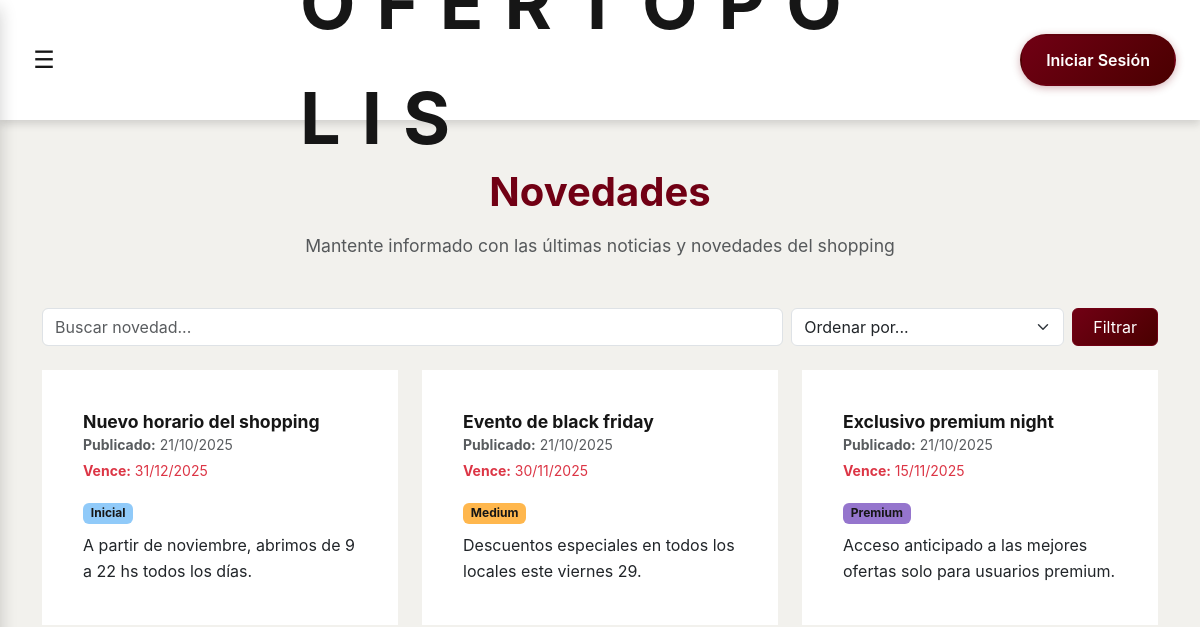
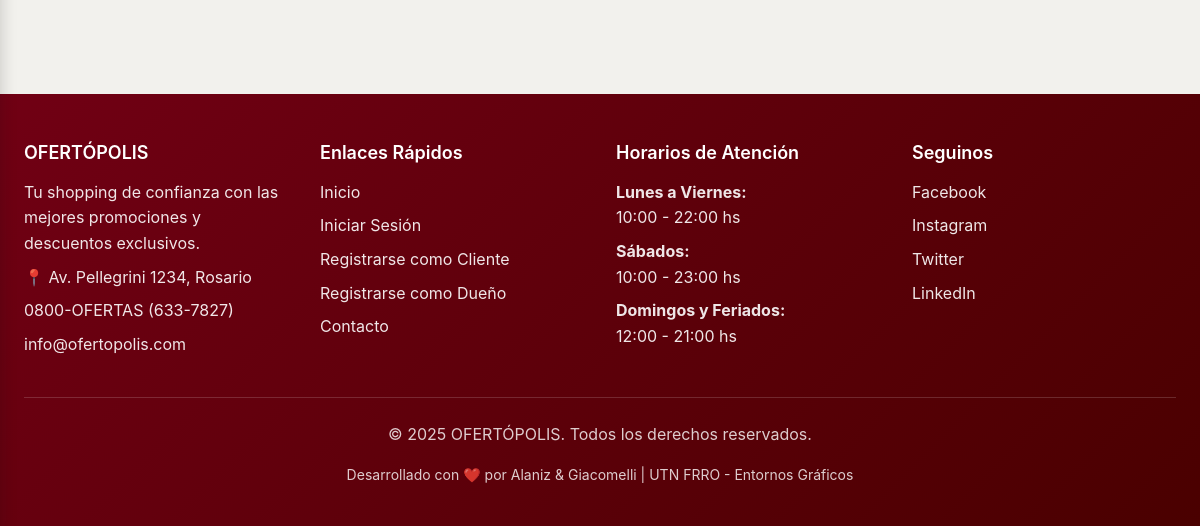
Page /novedades.php on the earlier database version (2 pictures, top to bottom).
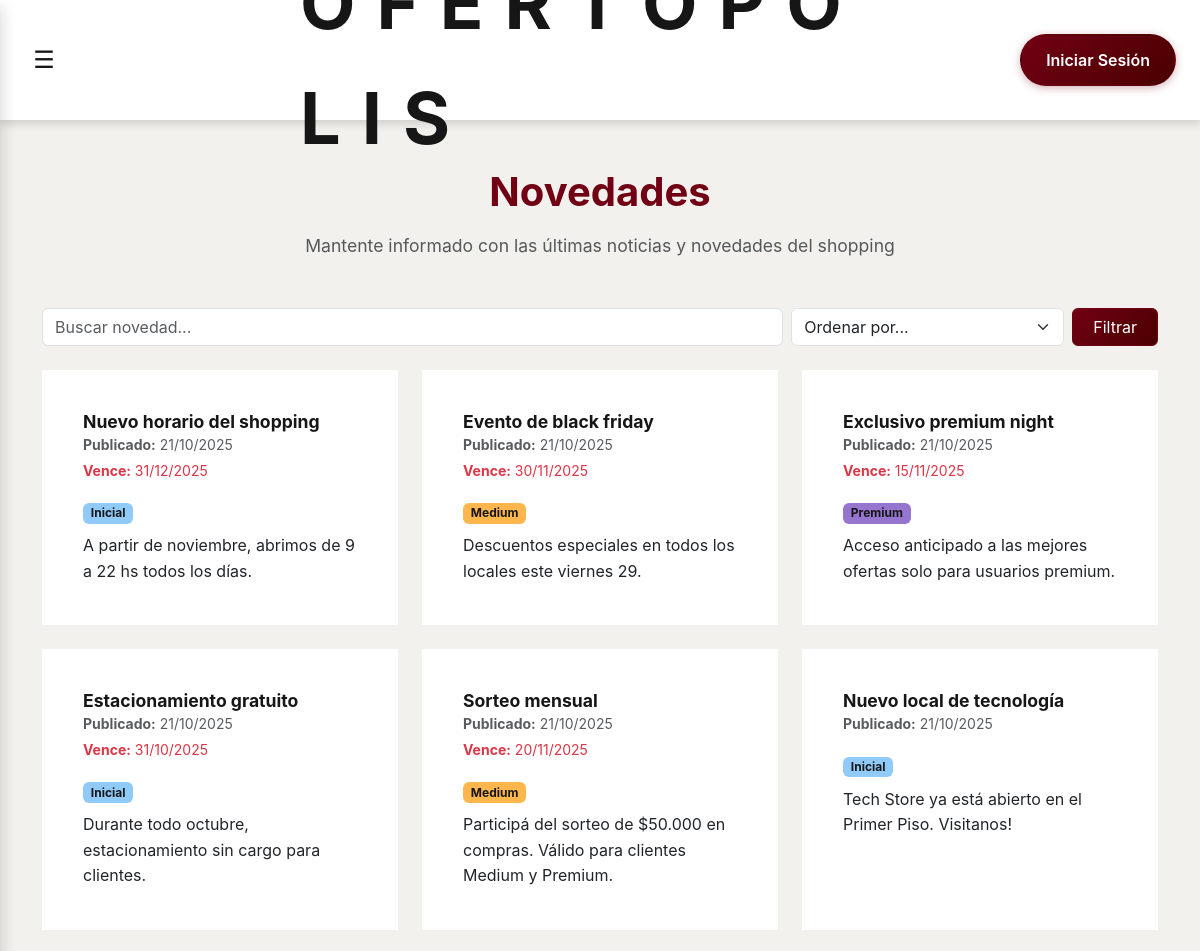
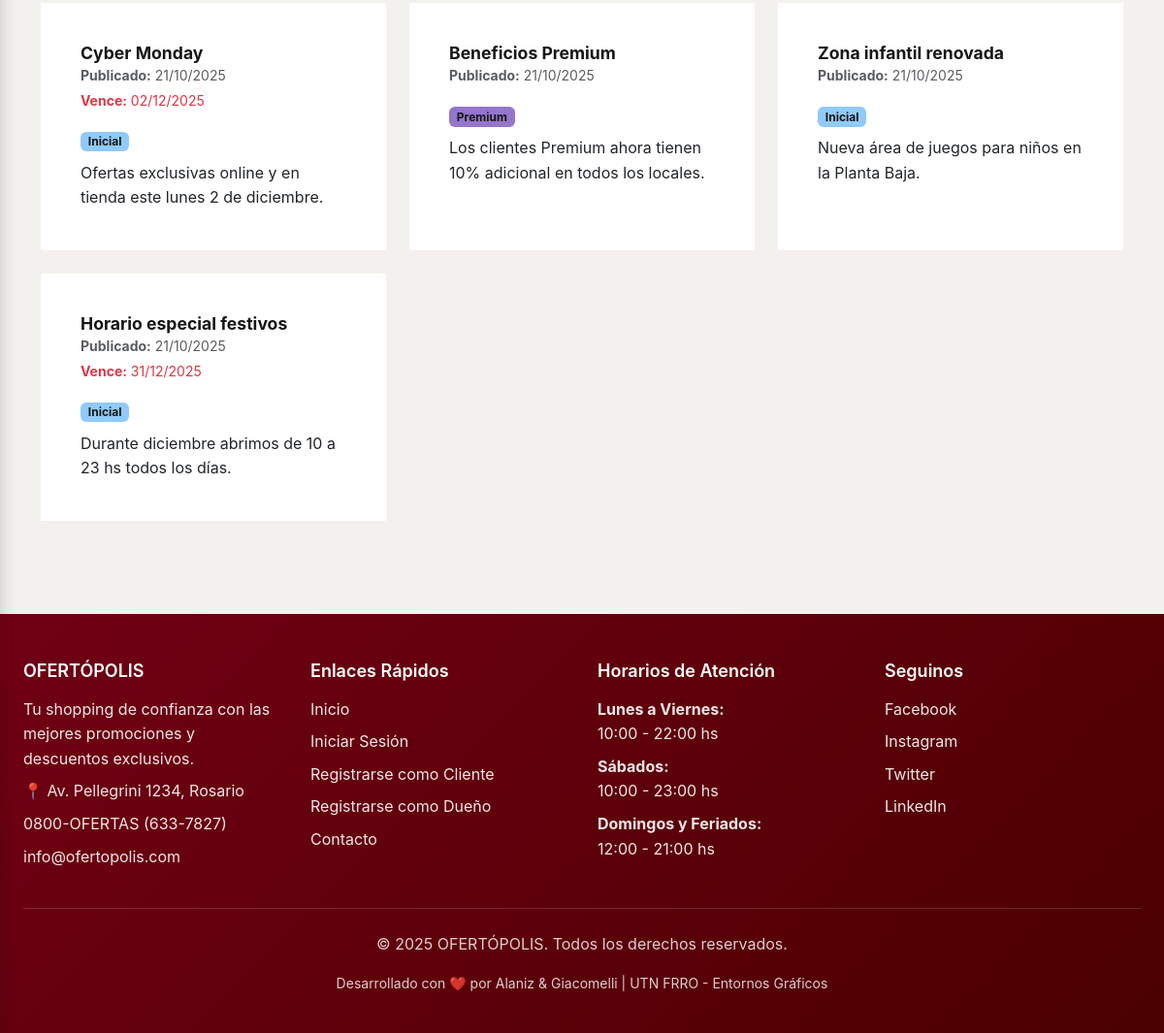
Same page on the later database version (2 pictures, top to bottom).
### tables this page shows
CREATE TABLE novedades (
  id INT AUTO_INCREMENT PRIMARY KEY,
  titulo VARCHAR(150),
  contenido TEXT,
  categoria_destino ENUM('inicial','medium','premium'),
  fecha_publicacion TIMESTAMP DEFAULT CURRENT_TIMESTAMP,
  fecha_vencimiento DATE
);

### novedades.php (the view, shortened to what this page needs)
<?php
include_once("includes/db.php");
$where = ["(fecha_vencimiento IS NULL OR fecha_vencimiento >= CURDATE())"];
$where_clause = implode(" AND ", $where);
$order_by = "fecha_publicacion DESC";
$sql = "SELECT * FROM novedades
        WHERE $where_clause
        ORDER BY $order_by";
$result = $conn->query($sql);
?>
<!DOCTYPE html>
<html lang="es">
<head>
  <link href="https://cdn.jsdelivr.net/npm/bootstrap@5.3.2/dist/css/bootstrap.min.css" rel="stylesheet">
  <link href="css/estilos.css" rel="stylesheet">
  <link href="css/header.css" rel="stylesheet">
  <link href="css/footer.css" rel="stylesheet">
  <link href="css/cards.css" rel="stylesheet">
</head>
<body>
<?php include("includes/header.php"); ?>
<main id="main-content" class="main-content">
  <div class="container mt-5 mb-5">
    <div class="text-center mb-5">
      <h1 class="section-title mb-3" style="font-size: 2.5rem; font-weight: 700; color: var(--primary-color);">
        Novedades
      </h1>
      <p class="text-muted" style="font-size: 1.1rem; max-width: 700px; margin: 0 auto;">
        Mantente informado con las últimas noticias y novedades del shopping
      </p>
    </div>
    <form method="GET" class="mb-4">
      <div class="row g-2 mb-2">
        <div class="col-md-8">
          <input type="text"
                 name="buscar"
                 class="form-control"
                 placeholder="Buscar novedad..."
                 value="<?= htmlspecialchars($_GET['buscar'] ?? '') ?>">
        </div>
        <div class="col-md-3">
          <select name="orden" class="form-select">
            <option value="">Ordenar por...</option>
          </select>
        </div>
        <div class="col-md-1">
          <button type="submit" class="btn btn-primary w-100">Filtrar</button>
        </div>
      </div>
    </form>
    <div class="row g-4">
      <?php if ($result && $result->num_rows > 0): ?>
        <?php while($novedad = $result->fetch_assoc()): ?>
          <div class="col-md-4 col-sm-6">
            <div class="card card-custom h-100">
              <div class="card-body">
                <h5 class="novedad-title"><?= htmlspecialchars($novedad['titulo']) ?></h5>
                <p class="text-muted mb-3">
                  <small>
                    <strong>Publicado:</strong> <?= date('d/m/Y', strtotime($novedad['fecha_publicacion'])) ?>
                  </small>
                  <?php if (!empty($novedad['fecha_vencimiento'])): ?>
                    <br>
                    <small class="text-danger">
                      <strong>Vence:</strong> <?= date('d/m/Y', strtotime($novedad['fecha_vencimiento'])) ?>
                    </small>
                  <?php endif; ?>
                </p>
                <div class="mb-2">
                  <span class="badge badge-<?= strtolower($novedad['categoria_destino']) ?>"
                        style="background-color: <?= $novedad['categoria_destino'] == 'inicial' ? '#90CAF9' : ($novedad['categoria_destino'] == 'medium' ? '#FFB74D' : '#9575CD') ?>; color: var(--dark);">
                    <?= ucfirst($novedad['categoria_destino']) ?>
                  </span>
                </div>
                <p class="card-text"><?= nl2br(htmlspecialchars($novedad['contenido'])) ?></p>
              </div>
            </div>
          </div>
        <?php endwhile; ?>
      <?php endif; ?>
    </div>
  </div>
</main>
<?php include("includes/footer.php"); ?>
</body>
</html>

### includes/header.php (shortened to what this page needs)
<header class="header-fixed">
  <div class="header-content">
    <button class="menu-toggle" id="menuToggle" aria-label="Abrir menú de navegación" aria-expanded="false">
      <span>☰</span>
    </button>
    <a href="/tp_eg/index.php" class="logo-central" aria-label="Ir a página principal">
    </a>
    <div class="user-profile">
      <?php if (isset($_SESSION['usuario_id'])): ?>
        <button class="profile-button" id="profileButton" aria-label="Abrir menú de perfil" aria-expanded="false">
          <div class="profile-info">
            <span class="profile-name"><?= htmlspecialchars($_SESSION['usuario_nombre'] ?? 'Usuario') ?></span>
            <span class="profile-role">
              <?php
                $rol_display = match($_SESSION['usuario_rol'] ?? '') {
                  'admin' => 'Administrador',
                  'duenio' => 'Dueño de Local',
                  'cliente' => 'Cliente',
                  default => 'Usuario'
                };
                echo $rol_display;
              ?>
            </span>
          </div>
          <div class="profile-avatar" aria-hidden="true">
            <?php
              $nombre = $_SESSION['usuario_nombre'] ?? 'U';
              $iniciales = '';
              $palabras = explode(' ', $nombre);
              foreach ($palabras as $palabra) {
                $iniciales .= mb_strtoupper(mb_substr($palabra, 0, 1));
                if (strlen($iniciales) >= 2) break;
              }
              echo htmlspecialchars($iniciales);
            ?>
          </div>
          <span class="dropdown-icon"></span>
        </button>
        <div class="profile-dropdown" id="profileDropdown" role="menu">
          <?php if ($_SESSION['usuario_rol'] == 'admin'): ?>
            <a href="/tp_eg/admin/admin.php" class="dropdown-item" role="menuitem">
              Panel de Administración
            </a>
          <?php elseif ($_SESSION['usuario_rol'] == 'duenio'): ?>
            <a href="/tp_eg/duenio/duenio.php" class="dropdown-item" role="menuitem">
              Panel de Dueño
            </a>
            <a href="/tp_eg/duenio/solicitudes.php" class="dropdown-item" role="menuitem">
              Solicitudes
            </a>
            <a href="/tp_eg/duenio/reportes.php" class="dropdown-item" role="menuitem">
              Reportes
            </a>
          <?php elseif ($_SESSION['usuario_rol'] == 'cliente'): ?>
            <a href="/tp_eg/cliente/cliente.php" class="dropdown-item" role="menuitem">
              Mi Panel
            </a>
          <?php endif; ?>
          <a href="/tp_eg/auth/logout.php" class="dropdown-item danger" role="menuitem">
            Cerrar Sesión
          </a>
        </div>
      <?php else: ?>
        <a href="/tp_eg/auth/login.php" class="btn btn-primary-custom btn-login-header">
          Iniciar Sesión
        </a>
      <?php endif; ?>
    </div>
  </div>
</header>

### includes/footer.php (shortened to what this page needs)
<footer class="footer-custom" role="contentinfo">
  <div class="footer-content">
    <div class="footer-section">
      <h4>OFERTÓPOLIS</h4>
      <p>Tu shopping de confianza con las mejores promociones y descuentos exclusivos.</p>
      <p>📍 Av. Pellegrini 1234, Rosario</p>
      <p>0800-OFERTAS (633-7827)</p>
      <p>info@ofertopolis.com</p>
    </div>
    <div class="footer-section">
      <h4>Enlaces Rápidos</h4>
      <a href="/tp_eg/index.php">Inicio</a>
      <?php if (!isset($_SESSION['usuario_id'])): ?>
        <a href="/tp_eg/auth/login.php">Iniciar Sesión</a>
        <a href="/tp_eg/auth/register_cliente.php">Registrarse como Cliente</a>
        <a href="/tp_eg/auth/register_duenio.php">Registrarse como Dueño</a>
      <?php endif; ?>
      <a href="/tp_eg/contacto.php">Contacto</a>
    </div>
    <div class="footer-section">
      <h4>Horarios de Atención</h4>
      <p><strong>Lunes a Viernes:</strong><br>10:00 - 22:00 hs</p>
      <p><strong>Sábados:</strong><br>10:00 - 23:00 hs</p>
      <p><strong>Domingos y Feriados:</strong><br>12:00 - 21:00 hs</p>
    </div>
    <div class="footer-section">
      <h4>Seguinos</h4>
      <a href="https://facebook.com/ofertopolis" target="_blank" rel="noopener noreferrer">Facebook</a>
      <a href="https://instagram.com/ofertopolis" target="_blank" rel="noopener noreferrer">Instagram</a>
      <a href="https://twitter.com/ofertopolis" target="_blank" rel="noopener noreferrer">Twitter</a>
      <a href="https://linkedin.com/company/ofertopolis" target="_blank" rel="noopener noreferrer">LinkedIn</a>
    </div>
  </div>
  <div class="footer-bottom">
    <p>© <?= date('Y') ?> OFERTÓPOLIS. Todos los derechos reservados.</p>
    <p class="footer-text-small">
      Desarrollado con ❤️ por Alaniz & Giacomelli | UTN FRRO - Entornos Gráficos
    </p>
  </div>
</footer>

### css/estilos.css (style rules this page uses)
:root { --primary-color: #710014; --primary-dark: #4A0000; --primary-light: #A64D63; --secondary-color: #D9BF6F; --accent-color: #C5A34F; --success-color: #4CAF50; --warning-color: #FF9800; --danger-color: #F44336; --info-color: #d6c0b1; --dark: #161616; --gray-dark: #424242; --gray: #757575; --gray-light: #BDBDBD; --light: #F2F1ED; --white: #FFFFFF; --spacing-xs: 0.5rem; --spacing-sm: 1rem; --spacing-md: 1.5rem; --spacing-lg: 2rem; --spacing-xl: 3rem; --border-radius: 0px; --border-radius-lg: 0px; --shadow-sm: 0 2px 4px rgba(22, 22, 22, 0.1); --shadow-md: 0 4px 8px rgba(22, 22, 22, 0.15); --shadow-lg: 0 8px 16px rgba(22, 22, 22, 0.2); --font-primary: -apple-system, BlinkMacSystemFont, 'Segoe UI', Roboto, 'Helvetica Neue', Arial, sans-serif; --font-size-base: 16px; --font-size-sm: 14px; --font-size-lg: 18px; --font-size-xl: 24px; --transition-speed: 0.3s; }
*, *::before, *::after { transition: none !important; animation: none !important; }
* { box-sizing: border-box; }
body { font-family: var(--font-primary); font-size: var(--font-size-base); line-height: 1.6; color: var(--dark); background-color: var(--light); margin: 0; padding: 0; padding-top: 120px; min-height: 100vh; display: flex; flex-direction: column; }
.main-content { flex: 1; }
.header-fixed { position: fixed; top: 0; left: 0; right: 0; height: 120px !important; background: var(--white); box-shadow: var(--shadow-md); z-index: 1000; display: flex; align-items: center; padding: 0 var(--spacing-md); }
.header-content { display: flex; align-items: center; justify-content: space-between; width: 100%; max-width: 1400px; margin: 0 auto; }
.menu-toggle { background: none; border: none; font-size: 24px; cursor: pointer; padding: var(--spacing-xs); color: var(--dark); display: flex; align-items: center; justify-content: center; width: 40px; height: 40px; border-radius: var(--border-radius); }
.logo-central { font-size: 50px; font-weight: 700; letter-spacing: 2px; color: var(--dark); text-decoration: none; position: absolute; left: 50%; transform: translateX(-50%); }
.user-profile { position: relative; }
.footer-custom { background: linear-gradient(135deg, var(--primary-color), var(--primary-dark)); color: var(--white); padding: var(--spacing-xl) var(--spacing-md) var(--spacing-md); margin-top: var(--spacing-xl); }
.footer-content { max-width: 1400px; margin: 0 auto; display: grid; grid-template-columns: repeat(auto-fit, minmax(250px, 1fr)); gap: var(--spacing-lg); margin-bottom: var(--spacing-lg); }
.footer-section h4 { font-size: var(--font-size-lg); margin-bottom: var(--spacing-sm); font-weight: 600; }
.footer-section p { margin-bottom: var(--spacing-xs); opacity: 0.9; }
.footer-section a { color: var(--white); text-decoration: none; opacity: 0.9; transition: opacity var(--transition-speed); display: block; margin-bottom: var(--spacing-xs); }
.footer-bottom { text-align: center; padding-top: var(--spacing-md); border-top: 1px solid rgba(255, 255, 255, 0.2); opacity: 0.8; }
.card-custom { background: var(--white); border-radius: var(--border-radius-lg); box-shadow: var(--shadow-sm); padding: var(--spacing-md); transition: all var(--transition-speed); height: 100%; border: 1px solid transparent; }
.btn-primary-custom { background: linear-gradient(135deg, var(--primary-color), var(--primary-dark)); color: var(--white); border: 2px solid transparent; padding: 12px 24px; border-radius: 50px; font-weight: 600; cursor: pointer; box-shadow: 0 2px 8px rgba(113, 0, 20, 0.3); }
.badge-inicial { background-color: #90CAF9; color: var(--dark); }
.badge-medium { background-color: #FFB74D; color: var(--dark); }
.badge-premium { background-color: #FFD700; color: var(--dark); }
.btn-primary { background: linear-gradient(135deg, #710014, #4A0000) !important; border-color: #710014 !important; color: #FFFFFF !important; }

### css/cards.css (style rules this page uses)
.card-custom { background: var(--white); border-radius: var(--border-radius-lg); box-shadow: none; padding: var(--spacing-md); height: 100%; border: 1px solid transparent; }
.novedad-title { font-size: 1.1rem; color: var(--dark); font-weight: 700; margin-bottom: 0; }
.section-title { font-weight: 700; font-size: 1.8rem; color: var(--primary-color); margin-bottom: 0.5rem; }

Differences in the rows shown:
added novedades: titulo "Estacionamiento gratuito", fecha_publicacion "21/10/2025", fecha_vencimiento "31/10/2025", categoria_destino "Inicial", contenido "Durante todo octubre, estacionamiento sin cargo para clientes."
added novedades: titulo "Sorteo mensual", fecha_publicacion "21/10/2025", fecha_vencimiento "20/11/2025", categoria_destino "Medium", contenido "Participá del sorteo de $50.000 en compras. Válido para clientes Medium y Premium."
added novedades: titulo "Nuevo local de tecnología", fecha_publicacion "21/10/2025", categoria_destino "Inicial", contenido "Tech Store ya está abierto en el Primer Piso. Visitanos!"
added novedades: titulo "Cyber Monday", fecha_publicacion "21/10/2025", fecha_vencimiento "02/12/2025", categoria_destino "Inicial", contenido "Ofertas exclusivas online y en tienda este lunes 2 de diciembre."
added novedades: titulo "Beneficios Premium", fecha_publicacion "21/10/2025", categoria_destino "Premium", contenido "Los clientes Premium ahora tienen 10% adicional en todos los locales."
added novedades: titulo "Zona infantil renovada", fecha_publicacion "21/10/2025", categoria_destino "Inicial", contenido "Nueva área de juegos para niños en la Planta Baja."
added novedades: titulo "Horario especial festivos", fecha_publicacion "21/10/2025", fecha_vencimiento "31/12/2025", categoria_destino "Inicial", contenido "Durante diciembre abrimos de 10 a 23 hs todos los días."
